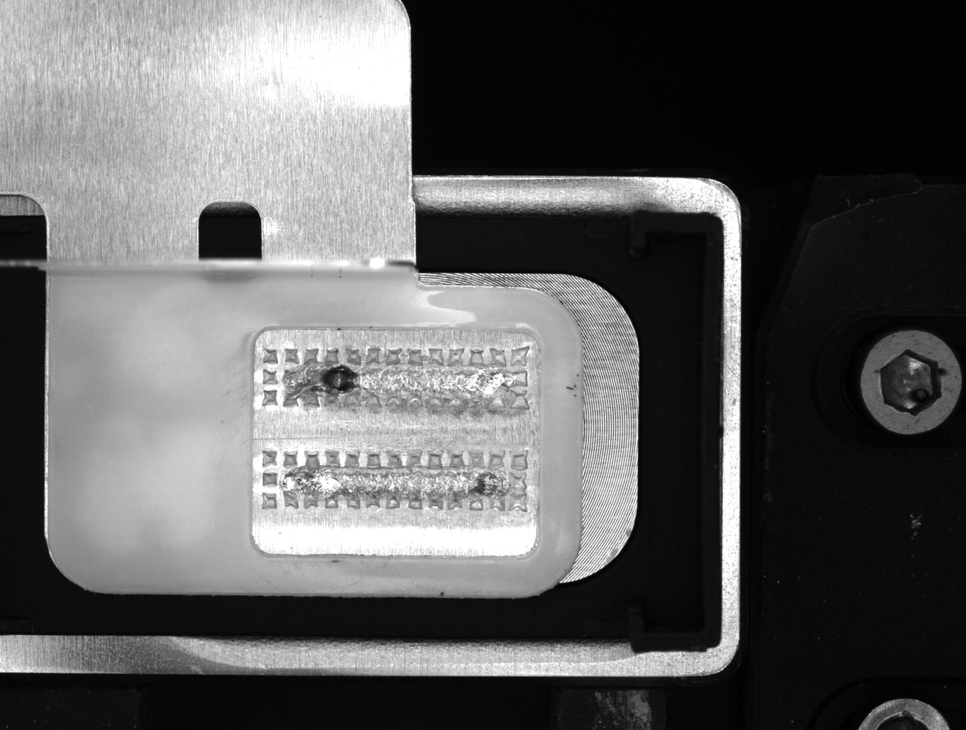
#> input picture picture pre-process/test.bmp, 966 x 730 px, shrunk from 1280 x 967 before the run
$ python '2.label weld region.py'
#> lines starting #> are read from the running program, lines starting #| are printed output that depends on the picture; after the words box and inside, x2 and y2 are one past the last pixel; in counts of white or black regions, pixels touching at a corner belong together
# -*- coding: utf8 -*-
__author__ = 'PowerDi'
__address__ = '578661971@qq.com'

import cv2
import numpy as np
#手动更换下面图片的路径+文件名
'''''
经常用到的颜色空间转换是: BGR<->Gray 和 BGR<->HSV
cv2.cvtColor(input_image , flag),flag是转换类型：cv2.COLOR_BGR2GRAY,cv2.COLOR_BGR2HSV

HSV(Hue , Saturation , Value):色调，饱和度，明度
色度H:用角度度量，取值范围为0~360，红色开始按逆时针方向计算，红色为0度，绿色为120度，蓝色为240度
饱和度S:接近光谱色的程度，颜色可以看成是光谱色与白色混合结果，光谱色占的比例愈大，颜色接近光谱色的程度
        越高，颜色饱和度就越高。光谱色中白色成分为0，饱和度达到最高，取值范围0%~100%，值越大，颜色越饱和
明度V:表示颜色明亮的程度，对于光源色，明度值与发光体的光亮度有关；对于物体色，与物体的透射比有关，取值
      范围为0%(黑)~100%(白)
RGB面向硬件，HSV面向用户

在Opencv中
H色度取值范围是[0,179]
S饱和度的取值范围是[0,255]
V明度的取值范围是[0,255]

'''
def BIAOZHU(fn):
    '''
    Label the contours of a weld
    :param fn: 'afterlabel.bmp'
    :return: None
    '''
#> called with fn = 'afterlabel.bmp'
    image_init = cv2.imread('test.bmp')# initial picture
#> image_init is the input picture: shape (730, 966, 3); min 0, max 255, mean 94
    image_biaozhu = image_init.copy()
    image_blue = cv2.imread(fn)
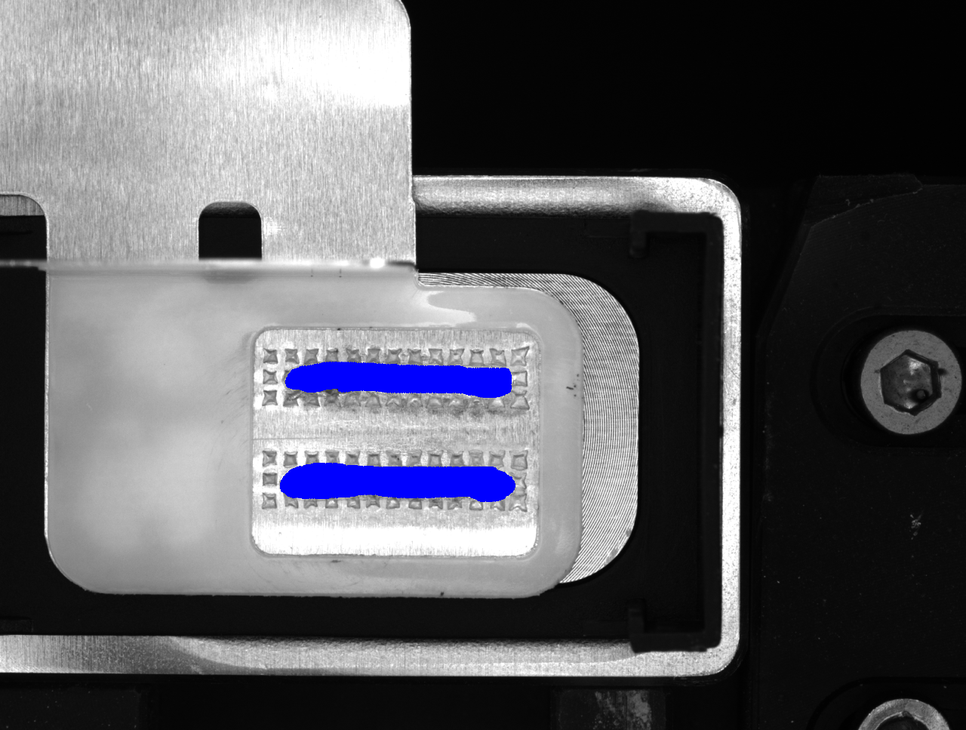
#> input picture picture pre-process/afterlabel.bmp, 966 x 730 px, shrunk from 1280 x 967 before the run
#> image_blue is the input picture: shape (730, 966, 3); mean B, G, R 95.8, 90.9, 90.9
    frame = image_blue.copy()
    # 转到HSV空间
    hsv = cv2.cvtColor(frame, cv2.COLOR_BGR2HSV)
#> hsv: shape (730, 966, 3); mean H, S, V 2.6, 4.9, 95.8
    lower_blue = np.array([110, 50, 50])
    upper_blue = np.array([130, 255, 255])
    '''''
    cv2.inRange(src , lowerb , upperb[,dst])
    作用：更改函数对某个单通道中的元素检查其值是否在范围中
    src:输入数组，lowerb:包含低边界的数组，upperb:包含高边界的数组，dst:输出数组
    如果src(I)符合范围，则dst(I)被设置为255，也就是说dst返回的是非黑即白的图像，而且符合要求
    的部分是白色的
    '''
    #构建物体掩膜（黑白部分），注意这里要使用hsv
    mask = cv2.inRange(hsv, lower_blue, upper_blue)
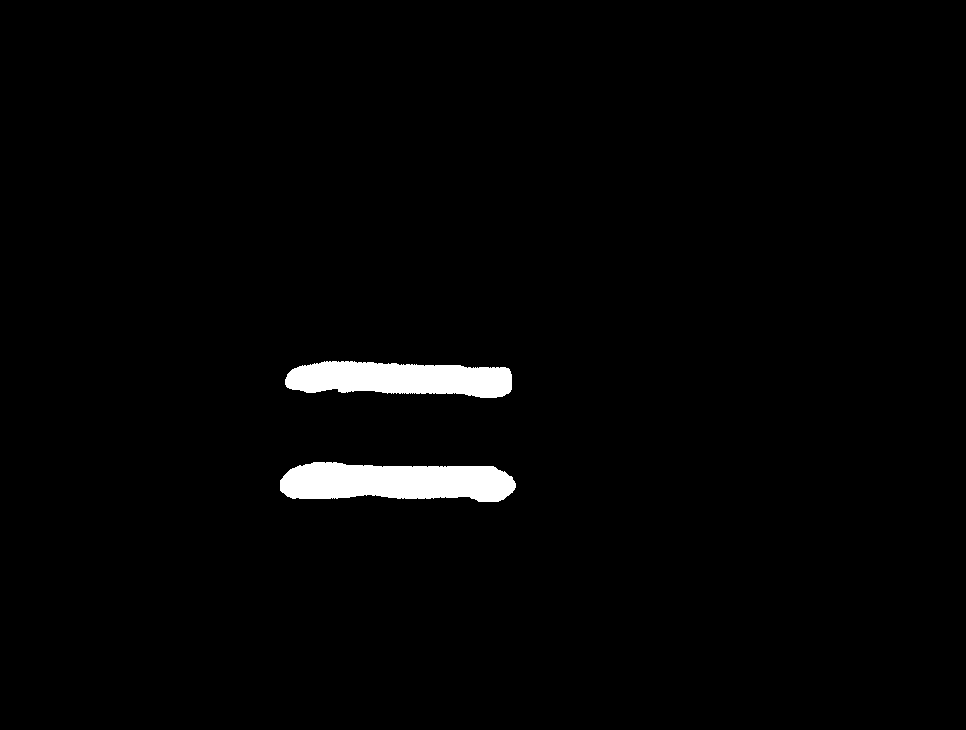
#> mask: shape (730, 966); 2% white; 2 white regions, box (x1, y1, x2, y2) and area: (280, 462, 516, 502) 7465, (285, 361, 512, 398) 6414
    #对原图像和掩膜进行位运算
    res = cv2.bitwise_and(frame, frame, mask=mask)
    '''
    取边缘
    '''
    #对区域进行腐蚀操作
    erode_mask = cv2.erode(mask, None, iterations=1)
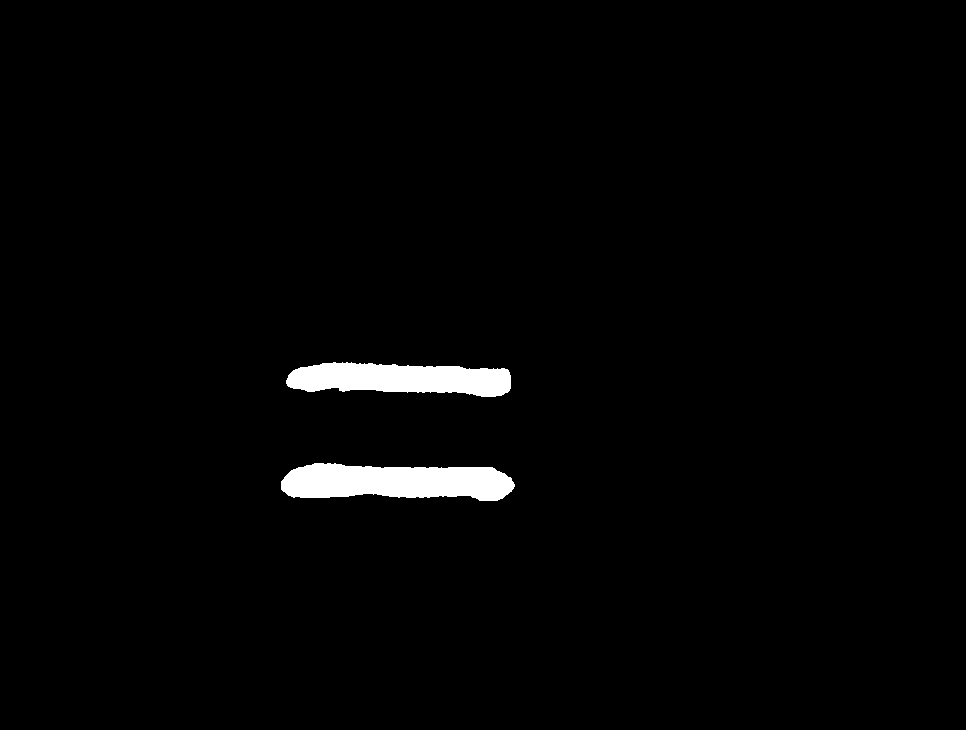
#> erode_mask: shape (730, 966); 1.8% white; 2 white regions
    #找出黑白边缘,第二个参数表示树结构;第三个参数表示只选出能连成边缘的几个点,而不是整个边缘
    contours, hierarchy = cv2.findContours(erode_mask.copy(),
                                        cv2.RETR_TREE,
                                        cv2.CHAIN_APPROX_SIMPLE)
#> contours = 2 contours; box (x1, y1, x2, y2) and area: (281, 463, 515, 501) 6620, (286, 362, 511, 397) 5552
    cv2.drawContours(image_biaozhu, contours, -1, (0, 0, 255), 3)
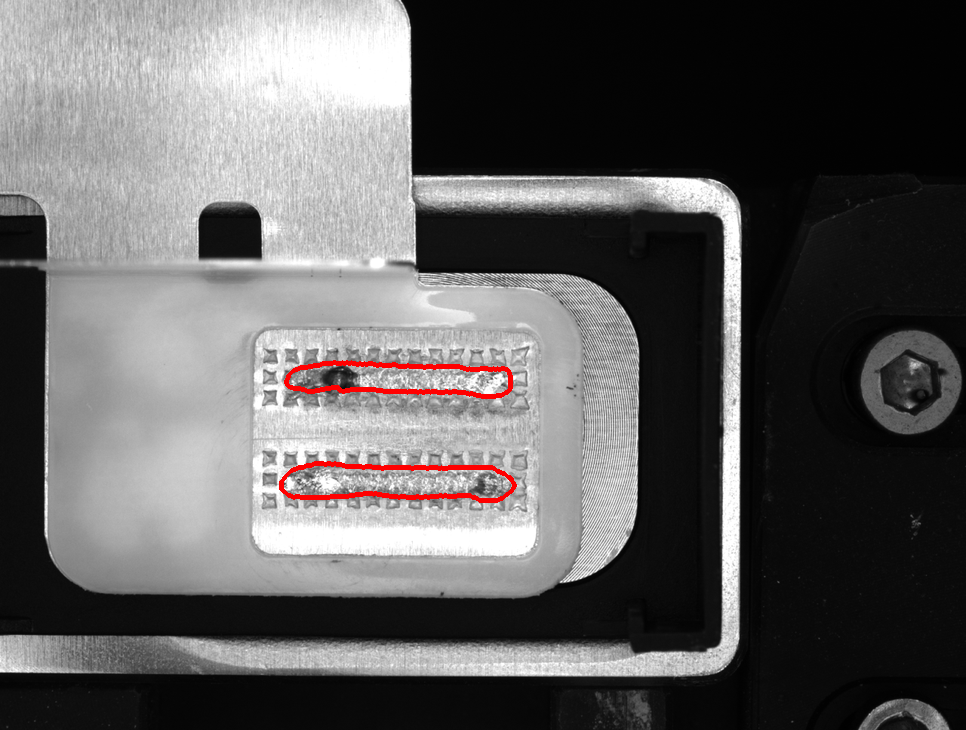
#> image_biaozhu: shape (730, 966, 3); 0.68% of pixels changed, all inside (x1, y1, x2, y2) = (279, 360, 517, 503)
    cv2.imshow("image_biaozhu", image_biaozhu)
    cv2.imwrite("biaozhu.bmp", image_biaozhu) #换成你想存放的标注图的路径
    cv2.waitKey()
    cv2.destroyAllWindows()

fn='afterlabel.bmp'
BIAOZHU(fn)
